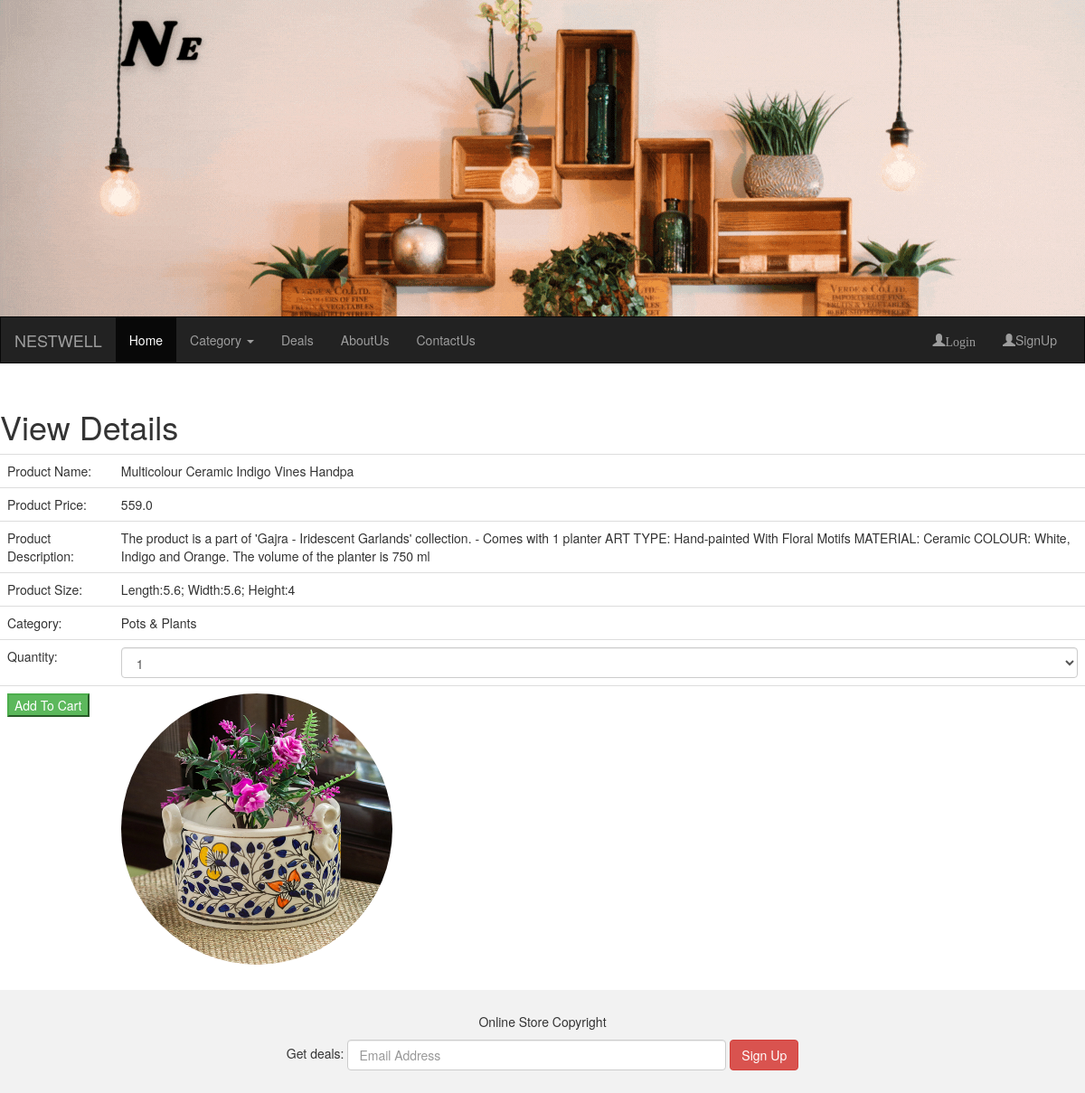
Page /ViewDetails/4 on the committed database.
### AdminApp/models.py (models this page shows, shortened)
class Product(models.Model):
    product_name = models.CharField(max_length=100)
    price = models.FloatField(default=2000)
    size = models.CharField(max_length=100)
    description = models.CharField(max_length=800)
    image = models.ImageField(upload_to="images",default="abc.jpg")
    category = models.ForeignKey(Category,on_delete=models.CASCADE)
    class Meta:
        db_table = "Product"

class Category(models.Model):
    category_name = models.CharField(max_length=30)
    class Meta:
        db_table = "Category"

### UserApp/views.py (the view)
# urls.py: path('ViewDetails/<id>',views.ViewDetails),
def ViewDetails(request,id):
    cats = Category.objects.all()
    product = Product.objects.get(id=id)
    return render(request,"ViewDetails.html",{"cats":cats, "product": product})

### UserApp/templates/ViewDetails.html (shortened to what this page needs)
{%extends "master.html"%}
{%block "content"%}
<h1>View Details</h1>
<form method="post" action="/addToCart">
<table class="table">
    <tr><td>Product Name:</td>
            <td>
                {{product.product_name}}</td></tr>
    <tr><td>Product Price:</td>
                <td>{{product.price}}</td></tr>
    <tr><td>Product Description:</td>
                    <td>{{product.description}}</td></tr>
    <tr><td>Product Size:</td>
                        <td>{{product.size}}</td></tr>
    <tr><td>Category:</td>
    <td>{{product.category.category_name}}</td></tr>
    <tr><td>Quantity:</td>
    <td><select class="form-control" name="qty">
        <option>1</option>
    </select></td></tr>
    <tr><td><button class="button btn-success" type="submit">Add To Cart</button>
        </td>
    <td><img src="{{product.image.url}}" class="img-circle" style="height:300px;width:300px"/></td></tr>
</table>
</form>
{%endblock%}

### rows in the picture
Product: product_name "Multicolour Ceramic Indigo Vines Handpa", price "559.0", description "The product is a part of 'Gajra - Iridescent Garlands' collection. - Comes with 1 planter ART TYPE: Hand-painted With Floral Motifs MATERIAL: Ceramic COLOUR: White, Indigo and Orange. The volume of the planter is 750 ml", size "Length:5.6; Width:5.6; Height:4", category.category_name "Pots & Plants", image (picture)
